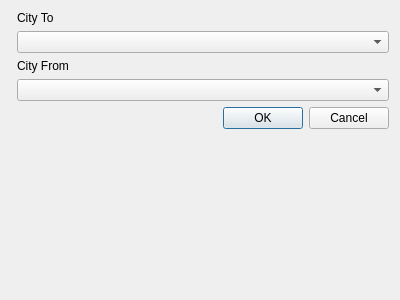
<?xml version="1.0" encoding="UTF-8"?>
<ui version="4.0">
 <class>AddStreetDialog</class>
 <widget class="QDialog" name="AddStreetDialog">
  <property name="geometry">
   <rect>
    <x>0</x>
    <y>0</y>
    <width>400</width>
    <height>300</height>
   </rect>
  </property>
  <property name="windowTitle">
   <string>Dialog</string>
  </property>
  <layout class="QFormLayout" name="formLayout">
   <item row="4" column="0" colspan="2">
    <widget class="QDialogButtonBox" name="buttonBox">
     <property name="orientation">
      <enum>Qt::Orientation::Horizontal</enum>
     </property>
     <property name="standardButtons">
      <set>QDialogButtonBox::StandardButton::Cancel|QDialogButtonBox::StandardButton::Ok</set>
     </property>
    </widget>
   </item>
   <item row="1" column="1">
    <widget class="QComboBox" name="comboBox_to"/>
   </item>
   <item row="3" column="1">
    <widget class="QComboBox" name="comboBox_from"/>
   </item>
   <item row="0" column="1">
    <widget class="QLabel" name="label">
     <property name="text">
      <string>City To</string>
     </property>
    </widget>
   </item>
   <item row="2" column="1">
    <widget class="QLabel" name="label_2">
     <property name="text">
      <string>City From</string>
     </property>
    </widget>
   </item>
  </layout>
 </widget>
 <resources/>
 <connections>
  <connection>
   <sender>buttonBox</sender>
   <signal>accepted()</signal>
   <receiver>AddStreetDialog</receiver>
   <slot>accept()</slot>
   <hints>
    <hint type="sourcelabel">
     <x>248</x>
     <y>254</y>
    </hint>
    <hint type="destinationlabel">
     <x>157</x>
     <y>274</y>
    </hint>
   </hints>
  </connection>
  <connection>
   <sender>buttonBox</sender>
   <signal>rejected()</signal>
   <receiver>AddStreetDialog</receiver>
   <slot>reject()</slot>
   <hints>
    <hint type="sourcelabel">
     <x>316</x>
     <y>260</y>
    </hint>
    <hint type="destinationlabel">
     <x>286</x>
     <y>274</y>
    </hint>
   </hints>
  </connection>
 </connections>
</ui>
